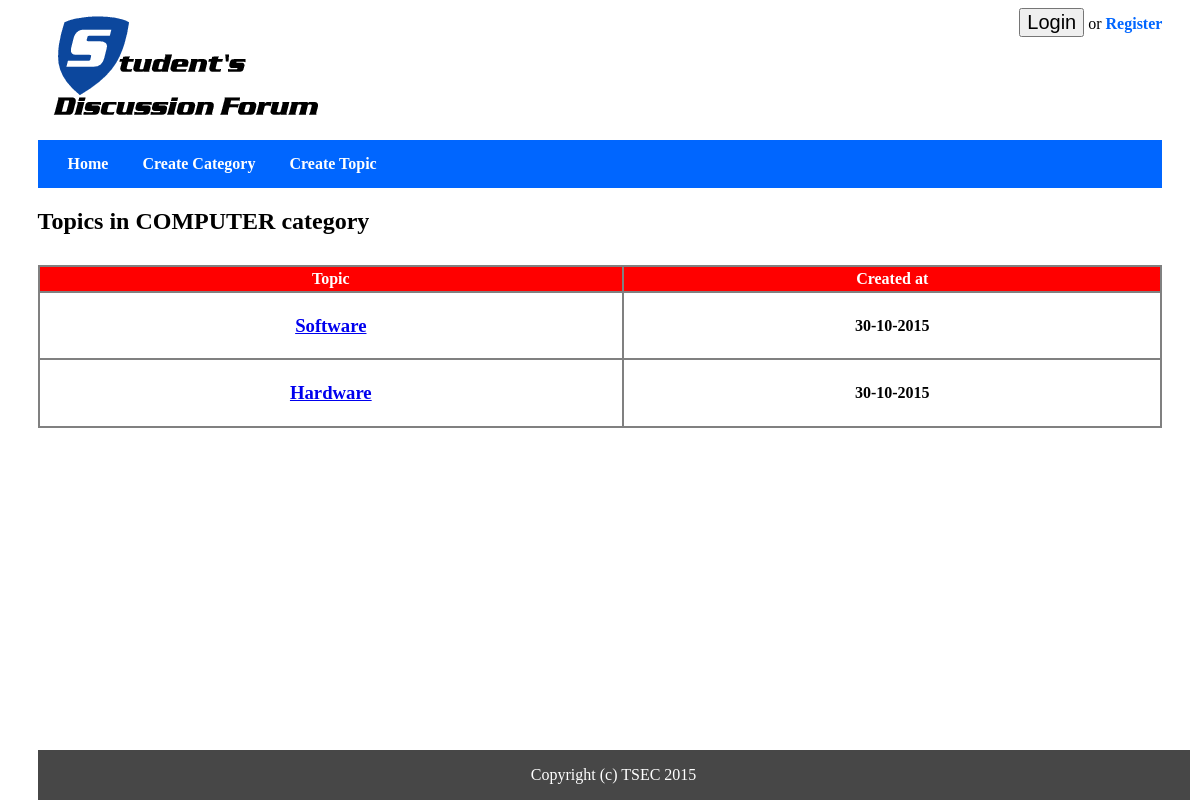
/cat_view.php?id=1, run on the app's committed database.
### tables this page shows
CREATE TABLE `categories` (
  `cat_id` int(8) NOT NULL,
  `cat_name` varchar(255) NOT NULL,
  `cat_description` varchar(255) NOT NULL
);

CREATE TABLE `topics` (
  `topic_id` int(8) NOT NULL,
  `topic_subject` varchar(255) NOT NULL,
  `topic_date` datetime NOT NULL,
  `topic_cat` int(8) NOT NULL,
  `topic_by` int(8) NOT NULL
);

### cat_view.php (the view)
<?php
include 'connect.php';
include 'header.php';
 echo'<link href="css/inside.css" type="text/css" rel="stylesheet" />';
function test_input($data) {
   $data = trim($data);
   $data = stripslashes($data);
   $data = htmlspecialchars($data);
   return $data;
}
$sql = "SELECT
            cat_id,
            cat_name,
            cat_description
        FROM
            categories
        WHERE
            cat_id = " . test_input($_GET['id']);
$result = mysqli_query($conn,$sql);
if(!$result)
{
    echo 'The category could not be displayed, please try again later.' . mysqli_error($conn);
}
else
{
    if(mysqli_num_rows($result) == 0)
    {
        echo 'This category does not exist.';
    }
    else
    {
        while($row = mysqli_fetch_array($result,MYSQL_ASSOC))
        {
            echo '<h2>Topics in ' . $row['cat_name'] . ' category</h2>';
        }
         $sql = "SELECT
                    topic_id,
                    topic_subject,
                    topic_date,
                    topic_cat
                FROM
                    topics
                WHERE
                    topic_cat = " .test_input($_GET['id']);
        $result = mysqli_query($conn,$sql);
        if(!$result)
        {
            echo 'The topics could not be displayed, please try again later.';
        }
        else
        {
            if(mysqli_num_rows($result) == 0)
            {
                echo 'There are no topics in this category yet.';
            }
            else
            {
                echo '<table class="inside">
                      <tr>
                        <th>Topic</th>
                        <th>Created at</th>
                      </tr>';
                while($row = mysqli_fetch_array($result,MYSQL_ASSOC))
		        {
                    echo '<tr>';
                        echo '<td  style="text-align:center;">';
                            echo '<h3><a href="topic_view.php?id=' . $row['topic_id'] . '">' . $row['topic_subject'] . '</a><h3>';
                        echo '</td>';
                        echo '<td style="text-align:center;">';
                            echo date('d-m-Y', strtotime($row['topic_date']));
                        echo '</td>';
                    echo '</tr>';
                }
                echo'</table>';
            }
        }
    }
}
include 'footer.php';
?>

### css/inside.css (style rules this page uses)
.inside { margin: 30px auto; border:2px solid grey; border-collapse: collapse; width: 100%; border-radius: 2px; }
.inside th { color:#FFFFFF; padding:3px; border:2px solid grey; background-color:red; }
.inside td { font-weight: bold; padding:3px; border : 2px solid grey; //text-align: left; margin: 3px; }
.inside tr { border:2px solid grey; }

### data on the page
categories: cat_name "COMPUTER"
topics: topic_subject "Software", topic_date "30-10-2015"
topics: topic_subject "Hardware", topic_date "30-10-2015"
